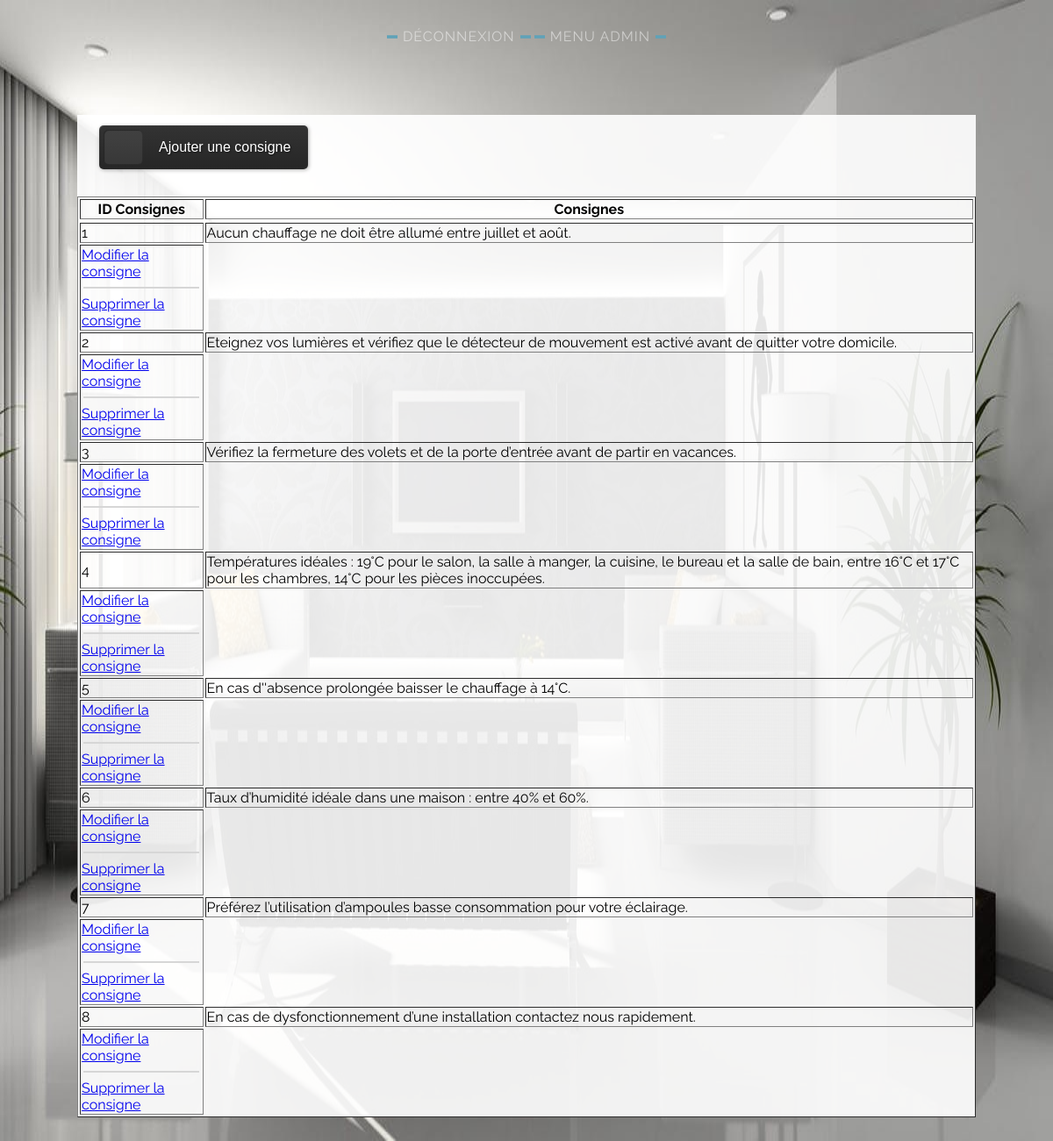
Screenshot of /administrateur_afficherconsignes.php (signed in) with the database file from the repository.
### tables this page shows
CREATE TABLE IF NOT EXISTS `consignes` (
  `id_consignes` int(11) NOT NULL AUTO_INCREMENT,
  `consigne` text NOT NULL,
  PRIMARY KEY (`id_consignes`)
);

### administrateur_afficherconsignes.php (the view, shortened to what this page needs)
<?php
include "verifadmin.php";
$consignes = $bdd -> query('SELECT * FROM consignes ');
?>
<html>
<head>
  <link rel="stylesheet" type="text/css" href="administrateur.css" />
</head>
<div class="snip1231">
 <a  class="current" href="deconnexion.php">Déconnexion</a>
<a class="current" href="administrateur.php">Menu admin</a>    </div>
<body>
  <div id="content">
<a href="administrateur_ajouterconsigne.php"><button class="snip1351">Ajouter une consigne</button></a></br></br>
  <table border>
    <tr> <th> ID Consignes </th> <th>Consignes</th></tr>
    <tr>
    <?php
    while($cons=$consignes->fetch()) {
    ?>
      <tr>
          <td><?= $cons['id_consignes'] ?></td> <td> <?= $cons['consigne'] ?> </td>
      </tr>
      <td><a href="administrateur_modifierconsigne.php?id=<?=$cons['id_consignes']?>">Modifier la consigne</a>
        <hr  color="#D6D6D6" width="95%">
        <a href="administrateur_afficherconsignes.php?type=consigne&supprime=<?=$cons['id_consignes'] ?>">Supprimer la consigne</a> </td>
      <?php } ?>
  </table>
</div>
</body>

### administrateur.css (style rules this page uses)
body { font-family: 'Raleway'; background-image: url(image/admin.jpg); background-repeat: no-repeat; background-attachment: fixed; background-size: 100% 100%; }
table { margin-left: auto; margin-right: auto; }
#content { margin-top: 5em; background-color: rgba(255,255,255,0.9); margin-right : 5em; margin-left: 5em; }
.snip1231 { text-align: center; text-transform: uppercase; margin-top: 2em; }
.snip1231 * { -webkit-box-sizing: border-box; box-sizing: border-box; -webkit-transition: all 0.35s ease; transition: all 0.35s ease; }
.snip1231 a { padding: 0.8em 18px; color: rgba(255, 255, 255, 0.5); position: relative; letter-spacing: 1px; text-decoration: none; }
.snip1231 a:before, .snip1231 a:after { left: 0%; right: 0%; top: 50%; -webkit-transform: translateY(-50%) rotate(0deg); transform: translateY(-50%) rotate(0deg); content: ''; border-left: 12px solid #5FA2B8; border-right: 12px solid #5FA2B8; height: 3px; position: absolute; -webkit-transition: all 0.35s ease; transition: all 0.35s ease; }
.snip1351 { border: none; border-radius: 5px; color: #ffffff; cursor: pointer; padding: 0px 20px 0px 68px; text-align: center; display: inline-block; margin: 12px 25px; font-weight: 300; outline: none; position: relative; font-size: 16px; line-height: 50px; background-image: -webkit-linear-gradient(bottom, #262626 0, #333333 100%); background-image: linear-gradient(to top, #262626 0, #333333 100%); box-shadow: 1px 1px 2px -2px rgba(255, 255, 255, 0.8) inset, -1px -1px 2px -2px rgba(255, 255, 255, 0.3) inset, 1px 1px 4px rgba(0, 0, 0, 0.3); text-shadow: 1px 1px 2px rgba(0, 0, 0, 0.5); }
.snip1351:before, .snip1351:after { content: ""; position: absolute; top: 5px; left: 5px; width: 44px; bottom: 6px; border-radius: 5px 5px; }
.snip1351:after { background-color: rgba(255, 255, 255, 0.075); box-shadow: 1px 1px 1px rgba(0, 0, 0, 0.4) inset, 1px 1px 2px -2px rgba(255, 255, 255, 0.3); }
.snip1351:before { opacity: 0; background-color: #5FA2B8; mix-blend-mode: color; -webkit-transition: all 0.35s; transition: all 0.35s; }

### rows the page displays
consignes: id_consignes "1", consigne "Aucun chauffage ne doit être allumé entre juillet et août."
consignes: id_consignes "2", consigne "Eteignez vos lumières et vérifiez que le détecteur de mouvement est activé avant de quitter votre domicile."
consignes: id_consignes "3", consigne "Vérifiez la fermeture des volets et de la porte d’entrée avant de partir en vacances."
consignes: id_consignes "4", consigne "Températures idéales : 19°C pour le salon, la salle à manger, la cuisine, le bureau et la salle de bain, entre 16°C et 17°C pour les chambres, 14°C pour les pièces inoccupées."
consignes: id_consignes "5", consigne "En cas d''absence prolongée baisser le chauffage à 14°C."
consignes: id_consignes "6", consigne "Taux d’humidité idéale dans une maison : entre 40% et 60%."
consignes: id_consignes "7", consigne "Préférez l’utilisation d’ampoules basse consommation pour votre éclairage."
consignes: id_consignes "8", consigne "En cas de dysfonctionnement d’une installation contactez nous rapidement."
